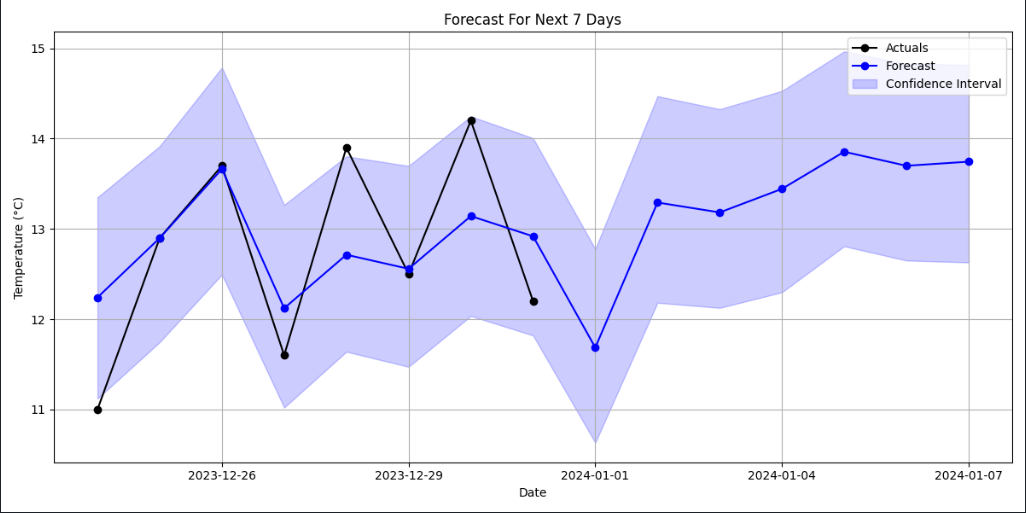

Reproduce this figure in Python.
#!/usr/bin/env python3
"""
Weather Temperature Forecasting with Prophet

Usage: forecast.py --input <file.csv> [--output <forecast.csv>] [--periods <days>] [--use-regressor [<regressor>]] [
--plot-components] [--no-tuning] [--trials]
        forecast.py (-h | --help)

Options:
  --input <file.csv>                Path to input CSV (required).
  --output <forecast.csv>           Save forecast to this file [default: None].
  --periods <days>                  Days to forecast [default: 7].
  --use-regressor <regressor>       Regressors to use [default: humidity, pressure].
  -h --help                         Show this screen.
  --plot-components                 Whether to show component plots.
  --no-tuning                       Whether to skip hyperparameter tuning
  --trials                          Number of hyperparameter optimization trials
"""

import argparse
import warnings
from typing import Optional, Dict, Tuple, List
from pathlib import Path

import pandas as pd
import matplotlib.pyplot as plt
from prophet import Prophet
from sklearn.metrics import mean_squared_error
import optuna
from prophet.diagnostics import cross_validation, performance_metrics


class WeatherForecaster:
    """A class for weather temperature forecasting using Prophet."""

    def __init__(self):
        """Initialize the forecaster with default settings."""
        self.model = None
        self.forecast = None
        self.training_data = None

    def load_data(self, filepath: str) -> pd.DataFrame:
        """
        Load and preprocess weather dataset from a CSV file.

        Args:
            filepath: Path to the input CSV file

        Returns:
            Cleaned DataFrame with datetime index and temperature column
        """
        try:
            # Use low_memory=False for faster CSV parsing
            df = pd.read_csv(filepath, low_memory=False)

            # Convert to datetime with infer_datetime_format for speed
            df['ds'] = pd.to_datetime(df['ds'], infer_datetime_format=True)

            # Basic data validation
            if 'temperature_celsius' not in df.columns:
                raise ValueError("Input data must contain 'temperature_celsius' column")

            # Downcast numeric columns
            df['temperature_celsius'] = pd.to_numeric(df['temperature_celsius'],
                                                      downcast='float')

            df.rename(columns={'temperature_celsius': 'y'}, inplace=True)
            return df

        except Exception as e:
            raise ValueError(f"Error loading data: {str(e)}") from e

    def _instantiate_model(self, params: Optional[Dict] = None) -> Prophet:
        """
        Create a Prophet model with specified parameters.

        Args:
            params: Dictionary of Prophet parameters

        Returns:
            Configured Prophet model instance
        """
        default_params = {
            'changepoint_prior_scale': 0.05,
            'seasonality_prior_scale': 10.0,  # Controls how strongly seasonal patterns influence forecasts
            'seasonality_mode': 'additive',  # Seasonality effects are added to trend (constant magnitude)
            # Auto - detects patterns at these frequencies
            'daily_seasonality': True,
            'weekly_seasonality': True,
            'yearly_seasonality': True
        }

        if params:
            default_params.update(params)

        model = Prophet(**default_params)
        model.add_country_holidays(country_name='ZA')  # leverage south african holidays for weather forecasting
        return model

    def _should_use_regressor(self, df: pd.DataFrame, regressor_col: str) -> bool:
        """
        Determine if a regressor should be included based on correlation.

        Args:
            df: DataFrame containing the data
            regressor_col: Column name to check as potential regressor

        Returns:
            Boolean indicating whether to use the regressor
        """
        if regressor_col not in df.columns:
            warnings.warn(
                f"Regressor {regressor_col} not in data",
                UserWarning
            )
            return False

        corr = df[[regressor_col, 'y']].corr().loc[regressor_col, 'y']
        if abs(corr) < 0.3:  # Moderate correlation threshold
            warnings.warn(
                f"Regressor '{regressor_col}' ignored due to weak correlation (r={corr:.2f})",
                UserWarning
            )
            return False
        return True

    def _early_stopping_callback(self, study, trial):  # exit if results are not improving
        if trial.number > 100 and study.best_value > 2.0:  # Adjust threshold
            raise optuna.exceptions.TrialPruned()

    def _tune_hyperparameters(self, df: pd.DataFrame, n_trials: int = 30) -> Dict:
        """
        Optimize Prophet hyperparameters using Optuna.

        Args:
            df: Training data
            n_trials: Number of optimization trials

        Returns:
            Dictionary of optimized parameters
        """

        def objective(trial):
            params = {
                'changepoint_prior_scale': trial.suggest_float(
                    'changepoint_prior_scale', 0.001, 0.5, log=True),
                'seasonality_prior_scale': trial.suggest_float(
                    'seasonality_prior_scale', 0.1, 20.0),
                'seasonality_mode': trial.suggest_categorical(
                    'seasonality_mode', ['additive', 'multiplicative']),  # testing both modes to determine which
                # fits the temperature data better
                'holidays_prior_scale': trial.suggest_float(
                    'holidays_prior_scale', 0.1, 10.0)  # controls how strongly holidays affect temperatures
            }

            model = self._instantiate_model(params)
            model.fit(df)

            # Calculate safe cross-validation parameters
            min_date = df['ds'].min()
            max_date = df['ds'].max()
            total_days = (max_date - min_date).days

            # Perform Cross-validation, Dynamic configuration based on data size
            if total_days <= 366:  # ~1 year of data
                initial = '300 days'  # Train on first 300 days (~10 months)
                period = '30 days'  # Create monthly validation folds
                horizon = '30 days'  # Validate on last 30 days
            else:
                initial = '365 days'  # Full year base
                period = '90 days'
                horizon = '30 days'

            df_cv = cross_validation(
                model,
                initial=initial,
                period=period,
                horizon=horizon,
                parallel="processes"
            )

            return performance_metrics(df_cv)['rmse'].mean()

        study = optuna.create_study(direction='minimize',
                                    sampler=optuna.samplers.TPESampler(
                                        n_startup_trials=10,  # First 10 trials random
                                        multivariate=True  # Smarter parameter combinations
                                    )
                                    )
        study.optimize(objective, n_trials=n_trials, show_progress_bar=True, callbacks=[self._early_stopping_callback],
                       n_jobs=4  # Parallel trials (if you have multiple cores)
                       )
        return study.best_params

    def train(
            self,
            df: pd.DataFrame,
            use_regressor: Optional[List[str]] = None,
            tune_hyperparameters: bool = True,
            n_trials: int = 30
    ) -> None:
        """
        Train the forecasting model.

        Args:
            df: Training data
            use_regressor: List of columns to consider as regressors. If flag is active but no regressor defined, defaults will be tried
            tune_hyperparameters: Whether to optimize model parameters
            n_trials: Number of hyperparameter optimization trials

        Raises:
            ValueError: If training data is insufficient
        """
        if len(df) < 30:
            raise ValueError("Insufficient data - need at least 30 observations")

        self.training_data = df.copy()

        # Hyperparameter tuning
        best_params = self._tune_hyperparameters(df, n_trials) if tune_hyperparameters else None

        # Initialize model with best parameters
        self.model = self._instantiate_model(best_params)

        # Add regressors if requested and valid
        if isinstance(use_regressor, list):  # if regressors requested
            # Pre-filter valid regressors before adding
            valid_regressors = [
                col for col in (use_regressor or ['humidity', 'pressure'])
                if self._should_use_regressor(df, col)
            ]
            for col in valid_regressors[:3]:  # Limit to top 3 regressors
                self.model.add_regressor(col)
            # if len(use_regressor) > 0:  # if regressors defined
            #     for regressor_col in use_regressor:
            #         if self._should_use_regressor(df, regressor_col):
            #             self.model.add_regressor(regressor_col)
            # else:  # try defaults
            #     if self._should_use_regressor(df, 'humidity'):
            #         self.model.add_regressor('humidity')
            #     if self._should_use_regressor(df, 'pressure'):
            #         self.model.add_regressor('pressure')

        # Fit the model
        self.model.fit(df)

    def predict(self, periods: int = 7) -> Tuple[pd.DataFrame, pd.DataFrame]:
        """
        Generate forecast for future periods.

        Args:
            periods: Number of future periods to forecast

        Returns:
            Tuple of (future dataframe, forecast dataframe)
        """
        if not self.model:
            raise ValueError("Model must be trained before making predictions")

        # Create future dataframe with regressors if they exist
        future = self.model.make_future_dataframe(periods=periods)

        # Handle regressors by forward-filling
        if hasattr(self.model, 'extra_regressors'):
            for regressor in self.model.extra_regressors:
                if regressor in self.training_data.columns:
                    future = future.merge(
                        self.training_data[['ds', regressor]],
                        on='ds',
                        how='left'
                    )
                    future[regressor] = future[regressor].ffill()

        self.forecast = self.model.predict(future)
        return future, self.forecast

    def evaluate(self) -> Dict[str, float]:
        """
        Evaluate model performance on training data.

        Returns:
            Dictionary of evaluation metrics
        """
        if len(self.forecast) <= 0 or len(self.training_data) <= 0:
            raise ValueError("Model must be trained and forecast generated")

        merged = pd.merge(
            self.training_data[['ds', 'y']],
            self.forecast[['ds', 'yhat']],
            on='ds'
        )

        return {
            'mse': mean_squared_error(merged['y'], merged['yhat']),
            'mae': (merged['y'] - merged['yhat']).abs().mean(),
            'rmse': mean_squared_error(merged['y'], merged['yhat'], squared=False)
        }

    def plot_forecast(self, df, plot_components: bool = False, last_n_days: int = 7):
        """
        Visualize the forecast results with option to plot components.

        Args:
            df: Historical data DataFrame
            plot_components: Whether to show trend/seasonality components
            last_n_days: Number of most recent forecast days to plot (default: 7)
        """
        if len(self.forecast) <= 0:
            raise ValueError("No forecast available to plot")

        # Create main plot (full range)
        plt.figure(figsize=(12, 6))
        plt.plot(df['ds'], df['y'], label='Actuals', color='black')
        plt.plot(self.forecast['ds'], self.forecast['yhat'], label='Forecast', color='blue')
        plt.fill_between(
            self.forecast['ds'], self.forecast['yhat_lower'], self.forecast['yhat_upper'],
            color='blue', alpha=0.2, label='Confidence Interval')

        plt.xlabel('Date')
        plt.ylabel('Temperature (°C)')
        plt.title('Actuals vs. Forecast')
        plt.legend()
        plt.grid(True)
        plt.show()

        # Create second plot (recent days only)
        if last_n_days and len(self.forecast) > last_n_days:
            plt.figure(figsize=(12, 6))

            # Define start date for plotting
            start_date = self.forecast['ds'].iloc[-1] - pd.Timedelta(days=2 * last_n_days)

            # Historical actuals starting from start_date
            last_history = df[df['ds'] >= start_date]

            # Forecast starting from start_date
            extended_forecast = self.forecast[self.forecast['ds'] >= start_date]

            # Plot actuals
            plt.plot(last_history['ds'], last_history['y'],
                     label='Actuals', color='black', marker='o')

            # Plot forecast
            plt.plot(extended_forecast['ds'], extended_forecast['yhat'],
                     label='Forecast', color='blue', marker='o')

            plt.fill_between(
                extended_forecast['ds'],
                extended_forecast['yhat_lower'],
                extended_forecast['yhat_upper'],
                color='blue', alpha=0.2, label='Confidence Interval'
            )

            plt.xlabel('Date')
            plt.ylabel('Temperature (°C)')
            plt.title(f'Forecast For Next {last_n_days} Days')
            plt.legend()
            plt.grid(True)
            plt.tight_layout()

            plt.gca().xaxis.set_major_locator(plt.MaxNLocator(nbins=6))  # avoid overlap of labels

            plt.show()

        if plot_components:
            self.model.plot_components(self.forecast)
            plt.show()


def parse_arguments():
    """Parse and validate command line arguments."""
    parser = argparse.ArgumentParser(
        description="Weather Temperature Forecasting with Prophet",
        formatter_class=argparse.ArgumentDefaultsHelpFormatter
    )

    parser.add_argument(
        '--input',
        type=str,
        required=True,
        help='Path to input CSV file with columns: ds, temperature_celsius'
    )
    parser.add_argument(
        '--output',
        type=str,
        help='Path to save forecast results (CSV)'
    )
    parser.add_argument(
        '--periods',
        type=int,
        default=7,
        help='Number of days to forecast'
    )
    parser.add_argument(
        '--use-regressor',
        nargs='*',  # Accept 0 or more arguments
        default=None,
        help='Columns to use as additional regressors'
    )
    parser.add_argument(
        '--no-tuning',
        action='store_true',
        help='Skip hyperparameter tuning'
    )
    parser.add_argument(
        '--trials',
        type=int,
        default=30,
        help='Number of hyperparameter optimization trials'
    )
    parser.add_argument(
        '--plot-components',
        action='store_true',
        help='Whether to show component plots'
    )

    return parser.parse_args()


def main():
    """Main execution function."""
    args = parse_arguments()

    forecaster = WeatherForecaster()

    # try:
    # Load and validate data
    df = forecaster.load_data(args.input)

    # Train model
    forecaster.train(
        df,
        use_regressor=args.use_regressor,
        tune_hyperparameters=not args.no_tuning,
        n_trials=args.trials
    )

    # Generate forecast
    future, forecast = forecaster.predict(periods=args.periods)

    # Show evaluation metrics
    # metrics = forecaster.evaluate()
    # print("\nModel Performance Metrics:")
    # for metric, value in metrics.items():
    #     print(f"{metric.upper()}: {value:.2f}")

    merged = pd.merge(forecast[['ds', 'yhat', 'yhat_lower', 'yhat_upper']], df[['ds', 'y']], on='ds', how='left')
    merged.rename(columns={'y': 'actual'}, inplace=True)
    merged['diff'] = merged['yhat'] - merged['actual']
    print(merged.tail(100))

    # Visualize results
    forecaster.plot_forecast(df, args.plot_components, last_n_days=args.periods)

    # Save results if requested
    if args.output:
        output_path = Path(args.output)
        forecast[['ds', 'yhat']].tail(args.periods).to_csv(
            output_path,
            index=False
        )
        print(f"\nForecast saved to {output_path.resolve()}")

    # except Exception as e:
    #     print(f"\nError: {str(e)}")
    #     return 1

    return 0


if __name__ == "__main__":
    import sys

    sys.exit(main())
